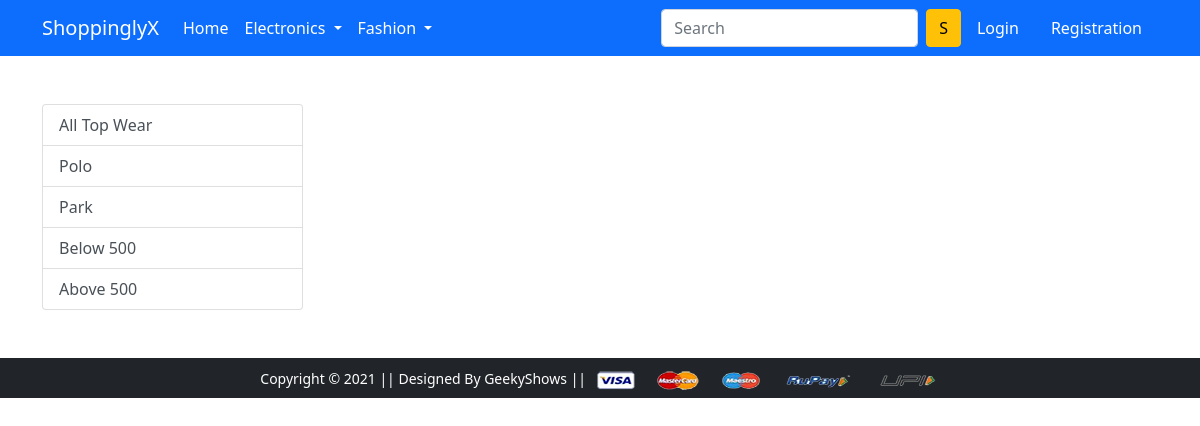
The page /topwear/ on the database as committed earlier.
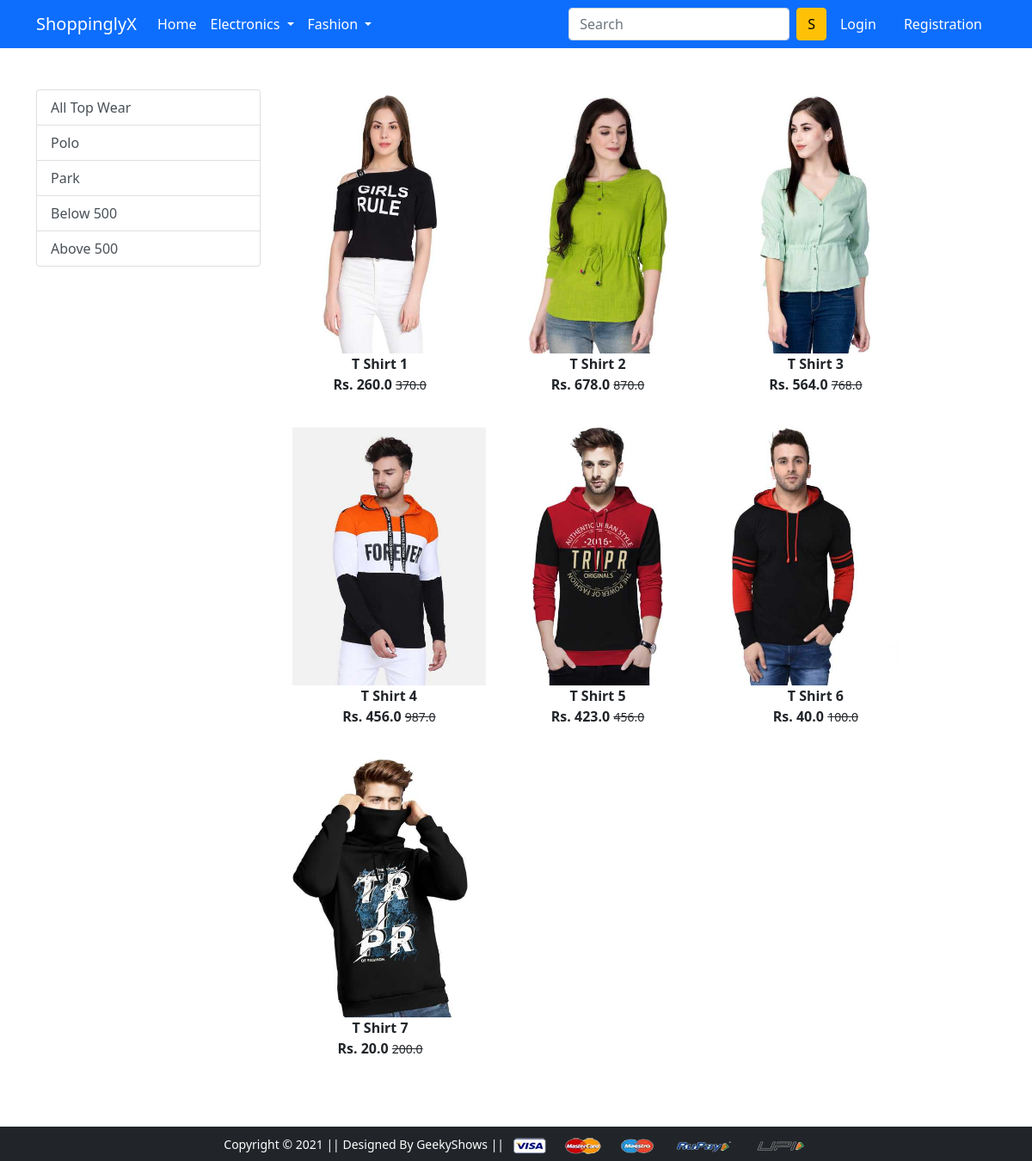
The same page on the database as committed later.
### app/models.py (models this page shows, shortened)
class Product(models.Model):
    title=models.CharField(max_length=100)
    selling_price=models.FloatField()
    discounted_price=models.FloatField()
    description=models.TextField()
    brand=models.CharField(max_length=100)
    category=models.CharField(choices=CATEGORY_CHOICES,max_length=2)
    product_image=models.ImageField(upload_to='productimg')

### app/views.py (the view)
# urls.py: path('topwear/', views.topwear, name='topwear'),
def topwear(request,data=None):
    if data==None:
        topwears=Product.objects.filter(category='TW')
    elif data=='Polo' or data=='Park':
        topwears=Product.objects.filter(category='TW').filter(brand=data)
    elif data=='below':
        topwears=Product.objects.filter(category='TW').filter(discounted_price__lt=500)
    elif data=='above':
        topwears=Product.objects.filter(category='TW').filter(discounted_price__gt=500)
    return render(request, 'app/topwear.html',{'topwears':topwears})

### app/templates/app/topwear.html (shortened to what this page needs)
{% extends 'app/base.html' %}
{% load static %}
{% block main-content %}
<div class="container my-5">
 <div class="row">
  <div class="col-sm-3">
   <div class="list-group">
        <a href="{% url 'topwear' %}" class="list-group-item list-group-item-action" aria-current="true">All Top Wear</a>
        <a href="{% url 'topweardata' 'Polo' %}" class="list-group-item list-group-item-action" aria-current="true">Polo</a>
        <a href="{% url 'topweardata' 'Park' %}" class="list-group-item list-group-item-action" aria-current="true">Park</a>
        <a href="{% url 'topweardata' 'below' %}" class="list-group-item list-group-item-action" aria-current="true">Below 500</a>
        <a href="{% url 'topweardata' 'above' %}" class="list-group-item list-group-item-action" aria-current="true">Above 500</a>
    </div>
  </div>
  <div class="col-sm-8">
      <div class="row">
          {% for product in topwears %}
          <div class="col-sm-4 text-center mb-4">
              <a href="{% url 'product-detail' product.id %}" class="btn">
                  <div class="item">
                      <img src="{{product.product_image.url}}" alt="" height="300">
                      <div class="fw-bold">{{product.title}}</div>
                      <div class="fw-bold">Rs. {{product.discounted_price}}
                        <small class="fw-light text-decoration-line-through">{{product.selling_price}}</small>
                      </div>
                  </div>
              </a>
          </div>
          {% endfor %}
      </div>
  </div>
 </div>
</div>
{% endblock main-content %}

Rows that differ between the two databases and show on the page:
added Product: product_image (picture), title "T Shirt 1", discounted_price "260.0", selling_price "370.0"
added Product: product_image (picture), title "T Shirt 2", discounted_price "678.0", selling_price "870.0"
added Product: product_image (picture), title "T Shirt 3", discounted_price "564.0", selling_price "768.0"
added Product: product_image (picture), title "T Shirt 4", discounted_price "456.0", selling_price "987.0"
added Product: product_image (picture), title "T Shirt 5", discounted_price "423.0", selling_price "456.0"
added Product: product_image (picture), title "T Shirt 6", discounted_price "40.0", selling_price "100.0"
added Product: product_image (picture), title "T Shirt 7", discounted_price "20.0", selling_price "200.0"
